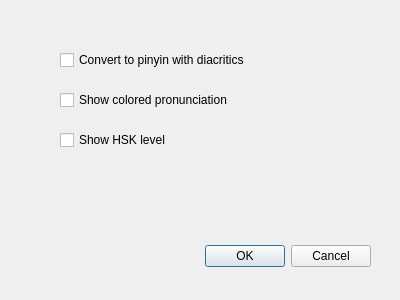
<?xml version="1.0" encoding="UTF-8"?>
<ui version="4.0">
 <class>PreferencesDialog</class>
 <widget class="QDialog" name="PreferencesDialog">
  <property name="geometry">
   <rect>
    <x>0</x>
    <y>0</y>
    <width>400</width>
    <height>300</height>
   </rect>
  </property>
  <property name="windowTitle">
   <string>Dialog</string>
  </property>
  <widget class="QDialogButtonBox" name="buttonBox">
   <property name="geometry">
    <rect>
     <x>30</x>
     <y>240</y>
     <width>341</width>
     <height>32</height>
    </rect>
   </property>
   <property name="orientation">
    <enum>Qt::Orientation::Horizontal</enum>
   </property>
   <property name="standardButtons">
    <set>QDialogButtonBox::StandardButton::Cancel|QDialogButtonBox::StandardButton::Ok</set>
   </property>
  </widget>
  <widget class="QCheckBox" name="diacriticBox">
   <property name="geometry">
    <rect>
     <x>60</x>
     <y>50</y>
     <width>281</width>
     <height>20</height>
    </rect>
   </property>
   <property name="text">
    <string>Convert to pinyin with diacritics</string>
   </property>
  </widget>
  <widget class="QCheckBox" name="colorPinyinBox">
   <property name="geometry">
    <rect>
     <x>60</x>
     <y>90</y>
     <width>291</width>
     <height>20</height>
    </rect>
   </property>
   <property name="text">
    <string>Show colored pronunciation</string>
   </property>
  </widget>
  <widget class="QCheckBox" name="HSKLevelBox">
   <property name="geometry">
    <rect>
     <x>60</x>
     <y>130</y>
     <width>271</width>
     <height>20</height>
    </rect>
   </property>
   <property name="text">
    <string>Show HSK level</string>
   </property>
  </widget>
 </widget>
 <resources/>
 <connections>
  <connection>
   <sender>buttonBox</sender>
   <signal>accepted()</signal>
   <receiver>PreferencesDialog</receiver>
   <slot>accept()</slot>
   <hints>
    <hint type="sourcelabel">
     <x>248</x>
     <y>254</y>
    </hint>
    <hint type="destinationlabel">
     <x>157</x>
     <y>274</y>
    </hint>
   </hints>
  </connection>
  <connection>
   <sender>buttonBox</sender>
   <signal>rejected()</signal>
   <receiver>PreferencesDialog</receiver>
   <slot>reject()</slot>
   <hints>
    <hint type="sourcelabel">
     <x>316</x>
     <y>260</y>
    </hint>
    <hint type="destinationlabel">
     <x>286</x>
     <y>274</y>
    </hint>
   </hints>
  </connection>
 </connections>
</ui>
